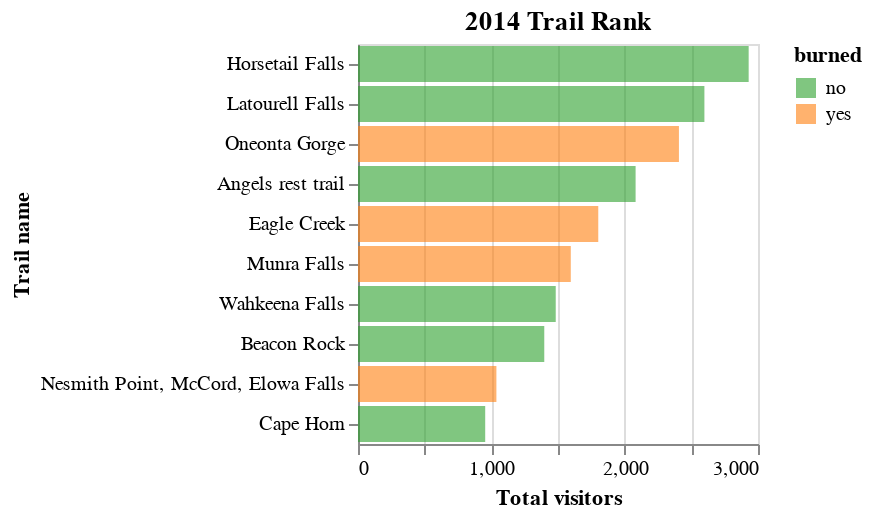

Notebook cell for this chart:
### Code cell
colorCustom = ['#2ca02c', '#ff7f0e']

alt.Chart(popularity2014[0:10]).mark_bar(opacity=0.6).encode(
    y=alt.Y('Name:N', title = 'Trail name', sort='-x'),
    x=alt.X('tot_vis:Q', title = 'Total visitors'),
    color = alt.Color('burned:N', scale=alt.Scale(range=colorCustom))
).properties(
    title='2014 Trail Rank',
    width=200,
    height=200,
)

### Figure 1 — Vega-Lite specification as saved in the notebook (floating-point values rounded to 4 significant figures)
{"config": {"view": {"continuousWidth": 400, "continuousHeight": 300}}, "data": {"name": "data-bacd5f5253fc859160ec9c64932429ca"}, "mark": {"type": "bar", "opacity": 0.6}, "encoding": {"color": {"field": "burned", "scale": {"range": ["#2ca02c", "#ff7f0e"]}, "type": "nominal"}, "x": {"field": "tot_vis", "title": "Total visitors", "type": "quantitative"}, "y": {"field": "Name", "sort": "-x", "title": "Trail name", "type": "nominal"}}, "height": 200, "title": "2014 Trail Rank", "width": 200, "$schema": "https://vega.github.io/schema/vega-lite/v4.17.0.json", "datasets": {"data-bacd5f5253fc859160ec9c64932429ca": [{"Name": "Horsetail Falls", "burned": "no", "tot_vis": 2930}, {"Name": "Latourell Falls", "burned": "no", "tot_vis": 2598}, {"Name": "Oneonta Gorge", "burned": "yes", "tot_vis": 2407}, {"Name": "Angels rest trail", "burned": "no", "tot_vis": 2082}, {"Name": "Eagle Creek", "burned": "yes", "tot_vis": 1802}, {"Name": "Munra Falls", "burned": "yes", "tot_vis": 1596}, {"Name": "Wahkeena Falls", "burned": "no", "tot_vis": 1483}, {"Name": "Beacon Rock", "burned": "no", "tot_vis": 1397}, {"Name": "Nesmith Point, McCord, Elowa Falls", "burned": "yes", "tot_vis": 1038}, {"Name": "Cape Horn", "burned": "no", "tot_vis": 954}]}}
